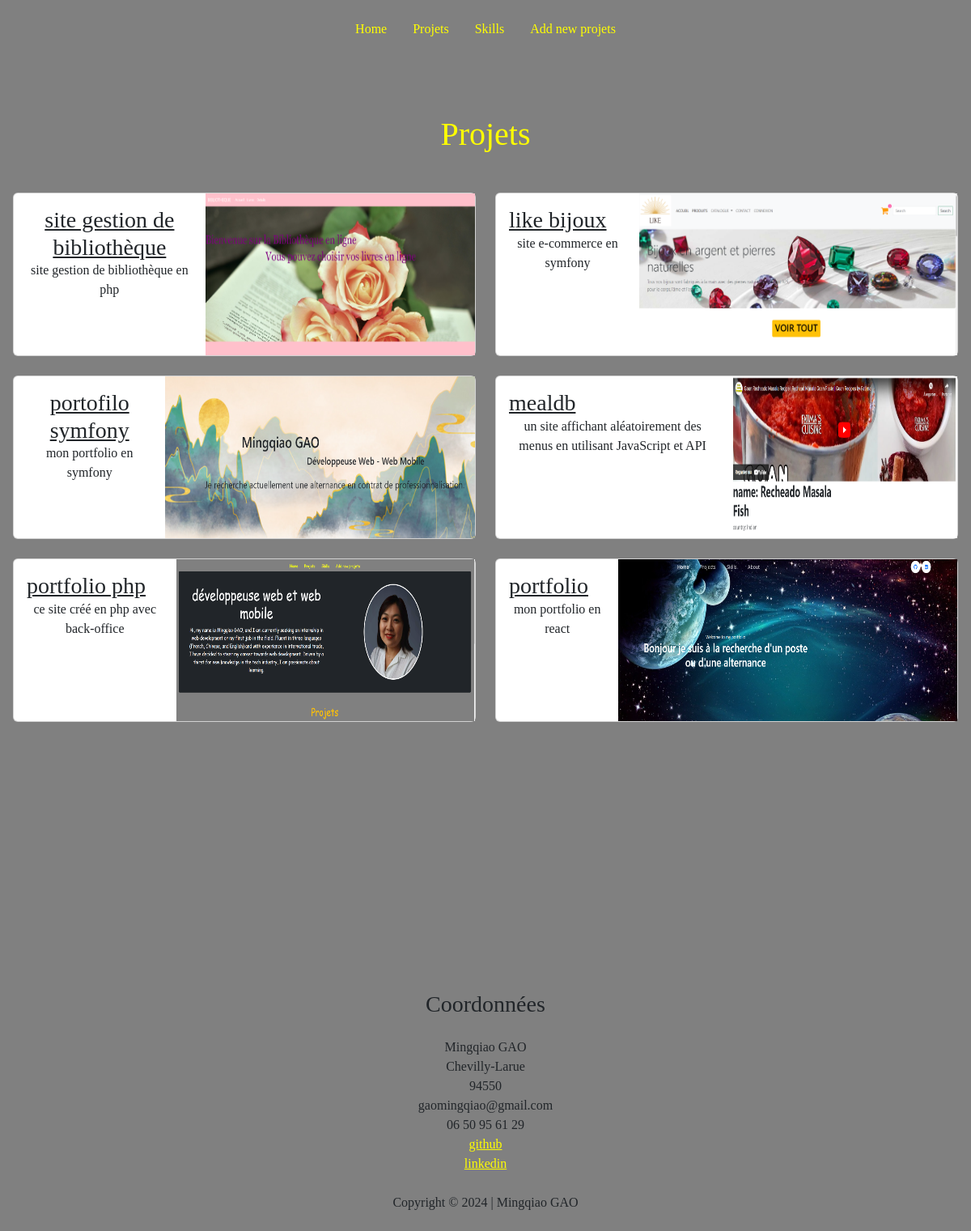
The app's page /projects.php with its own data.
### tables this page shows
CREATE TABLE `project` (
  `id_project` int(11) NOT NULL,
  `titre` varchar(100) NOT NULL,
  `contenu` text NOT NULL,
  `image` varchar(255) NOT NULL,
  `link` varchar(255) DEFAULT NULL
);

### partials/card.php (the view)
<?php
require_once "./inc/database.php";
$select = "select * from project";
$query = $pdo->prepare($select);
$query->execute();
$projects = $query->fetchAll(PDO::FETCH_ASSOC);
?>
<?php foreach ($projects as $project) : ?>
    <div class="col-md-6">
        <div class="card flex-md-row mb-4 box-shadow h-md-250">
            <div class="card-body d-flex flex-column align-items-start">
                <h3 class="mb-0">
                    <a class="text-dark" href="#"><?php echo $project['titre']; ?></a>
                </h3>
                <p class="card-text mb-auto"><?php echo $project['contenu']; ?></p>
            </div>
            <a href="<?php echo $project['link']; ?>" target="_blank"><img class="card-img-right flex-auto d-none d-md-block img-fluid" src="./upload/<?php echo $project['image']; ?>" style="height: 200px;width:500px;" alt="Card image cap"></a>
        </div>
    </div>
<?php endforeach; ?>

### partials/header.php (shortened to what this page needs)
<!doctype html>
<html lang="en">
<head>
    <link href="https://cdn.jsdelivr.net/npm/bootstrap@5.3.0-alpha3/dist/css/bootstrap.min.css" rel="stylesheet">
    <link href="./public/assets/css/header.css" rel="stylesheet">
    <link href="./public/assets/css/footer.css" rel="stylesheet">
</head>
<body class="text-center">
    <div class="cover-container d-flex h-100 p-3 mx-auto flex-column">
        <header class="masthead " style="margin-bottom:38px;">
            <div class="inner">
                <nav class="nav nav-masthead justify-content-center">
                    <a class="nav-link" href="index.php">Home</a>
                    <a class="nav-link" href="projects.php">Projets</a>
                    <a class="nav-link" href="skills.php">Skills</a>
                    <a class="nav-link" href="ajout_projet.php">Add new projets</a>
                </nav>
            </div>
        </header>

### projects.php
<?php
require_once "partials/header.php";
?>
<main role="main" class="inner cover" id="projects">
    <h1 class="cover-heading  my-5" style="color:yellow;">Projets</h1>
    <div class="row mb-2">
        <?php require_once "partials/card.php" ?>
    </div>
</main>
<?php
require_once "partials/footer.php";
?>

### partials/footer.php (shortened to what this page needs)
<footer>
    <div class="container-fluid">
        <div class="adresse">
            <h3>Coordonnées</h3>
            <p>
                Mingqiao GAO
                <br />
                Chevilly-Larue
                <br />
                94550
                <br />
                gaomingqiao@gmail.com
                <br />
                06 50 95 61 29
                <br />
                <a href="https://github.com/GaoMingQiao" style="color:yellow;">github</a>
                <br />
                <a href="www.linkedin.com/in/ming-qiao-gao" style="color:yellow;">linkedin</a>
                <br />
            </p>
        </div>
    </div>
    <div class="container-fluid">
        <div class="row text-center p-2" id="copyright">
            <div class="col-12">
                <p>Copyright © 2024 | Mingqiao GAO</p>
            </div>
        </div>
    </div>
</footer>
</div>
</body>
</html>

### public/assets/css/header.css (style rules this page uses)
body { background-color: gray; font-family:cursive !important; }
header a { color:yellow !important; font: size 80px !important; ; font-weight: 900; }
header { margin-bottom: 100px; }

### public/assets/css/footer.css (style rules this page uses)
footer { margin-top:300px; }

### records on screen
project: titre "site gestion de bibliothèque", contenu "site gestion de bibliothèque en php", image (picture)
project: titre "like bijoux", contenu "site e-commerce en symfony", image (picture)
project: titre "portofilo symfony", contenu "mon portfolio en symfony", image (picture)
project: titre "mealdb", contenu "un site affichant aléatoirement des menus en utilisant JavaScript et API", image (picture)
project: titre "portfolio php", contenu "ce site créé en php avec back-office", image (picture)
project: titre "portfolio", contenu "mon portfolio en react", image (picture)
